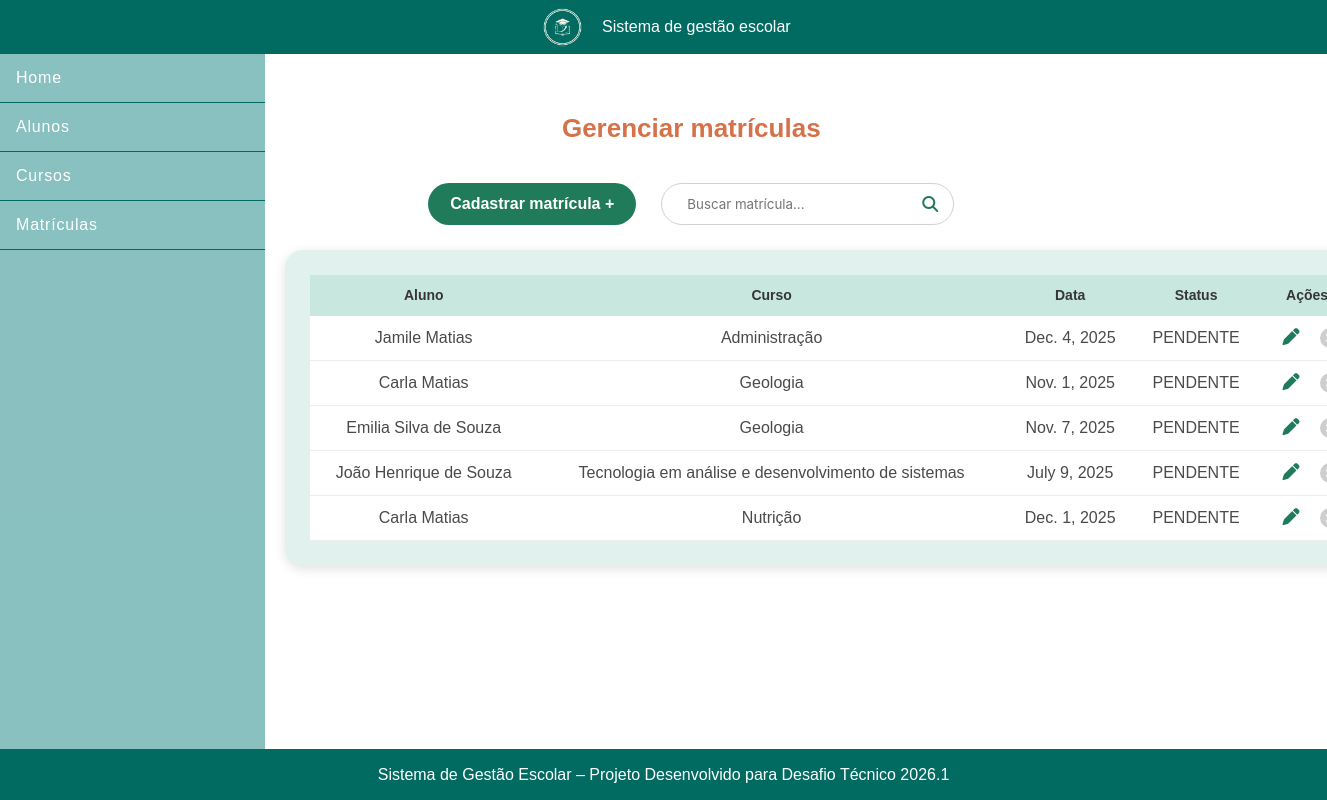
Page /matriculas/ on the earlier database version.
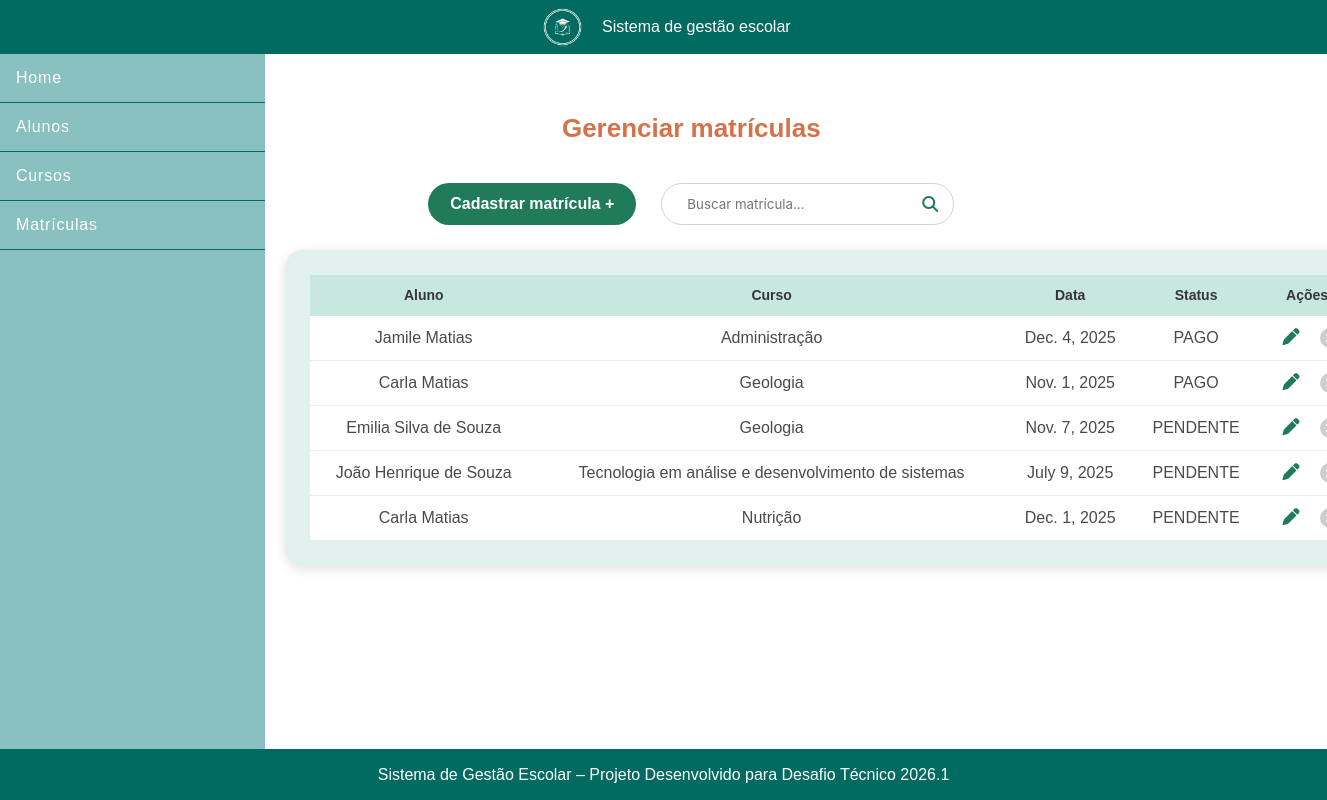
Same page on the later database version.
### escola/models.py (models this page shows, shortened)
class Matricula(models.Model):
    data_matricula = models.DateField(default=date.today)
    status = models.CharField(max_length=20,choices=[('PAGO','Pago'),('PENDENTE','Pendente')],default='PENDENTE')
    aluno = models.ForeignKey(Aluno, on_delete=models.CASCADE, related_name='matriculas')
    curso = models.ForeignKey(Curso,on_delete=models.CASCADE, related_name='matriculas')

class Aluno(models.Model):
    nome = models.CharField(max_length=100)
    email = models.EmailField(unique = True)
    cpf = models.CharField(max_length=11, unique=True)
    data_ingresso = models.DateTimeField(auto_now_add=True)

class Curso(models.Model):
    nome = models.CharField(max_length=100)
    carga_horaria = models.IntegerField()
    valor_inscricao = models.DecimalField(max_digits=8, decimal_places=2)
    status = models.CharField(max_length=20,choices=[('ATIVO','Ativo'),('INATIVO','Inativo')],default='ATIVO')

### escola/views.py (the view)
# urls.py: path('matriculas/', MatriculaList.as_view(), name='listar-matriculas'),
def matriculas(request):
    q = request.GET.get("q")
    contexto = {
        "matriculas": MatriculaService.listar_matriculas(q)
    }
    return render(request, "escola/matriculas.html", contexto)

### escola/services/matriculasservice.py (called while the page is built)
    @staticmethod
    def listar_matriculas(matricula=None):
        matriculas = Matricula.objects.select_related("aluno", "curso")
        if matricula:
            matriculas = matriculas.filter(aluno__nome__icontains=matricula) | matriculas.filter(curso__nome__icontains=matricula)
        return matriculas

### escola/templates/escola/matriculas.html
{% extends 'escola/base.html' %}
{% load static %}
{% block content %}
<section class="cursos-container">
    <h1>Gerenciar matrículas</h1>
    <div class="cursos-top-bar">
        <a class="btn-cadastrar" href="{% url 'cadastrar_matricula' %}">
            Cadastrar matrícula +
        </a>
        <form method="GET" class="search-box">
            <input type="text" name="q" placeholder="Buscar matrícula..." value="{{ request.GET.q }}">
            <button type="submit"><i class="fa-solid fa-search"></i></button>
        </form>
    </div>
    <div class="cursos-card">
        <table>
            <thead>
                <tr>
                    <th>Aluno</th>
                    <th>Curso</th>
                    <th>Data</th>
                    <th>Status</th>
                    <th class="center">Ações</th>
                </tr>
            </thead>
            <tbody>
                {% for m in matriculas %}
                <tr>
                    <td>{{ m.aluno.nome }}</td>
                    <td>{{ m.curso.nome }}</td>
                    <td>{{ m.data_matricula }}</td>
                    <td>{{ m.status }}</td>
                    <td class="center actions">
                         <a href="{% url 'editar_matricula' m.id %}" class="edit">
                            <i class="fa-solid fa-pen"></i>
                        </a>
                        <a href="{% url 'deletar_matricula' m.id %}" class="delete">
                        </a>
                    </td>
                </tr>
                {% empty %}
                <tr>
                    <td colspan="5" class="center">Nenhuma matrícula encontrada.</td>
                </tr>
                {% endfor %}
            </tbody>
        </table>
    </div>
</section>
{% endblock %}

Differences in the rows shown:
changed Matricula "Dec. 4, 2025": status "PENDENTE" → "PAGO"
changed Matricula "Nov. 1, 2025": status "PENDENTE" → "PAGO"
